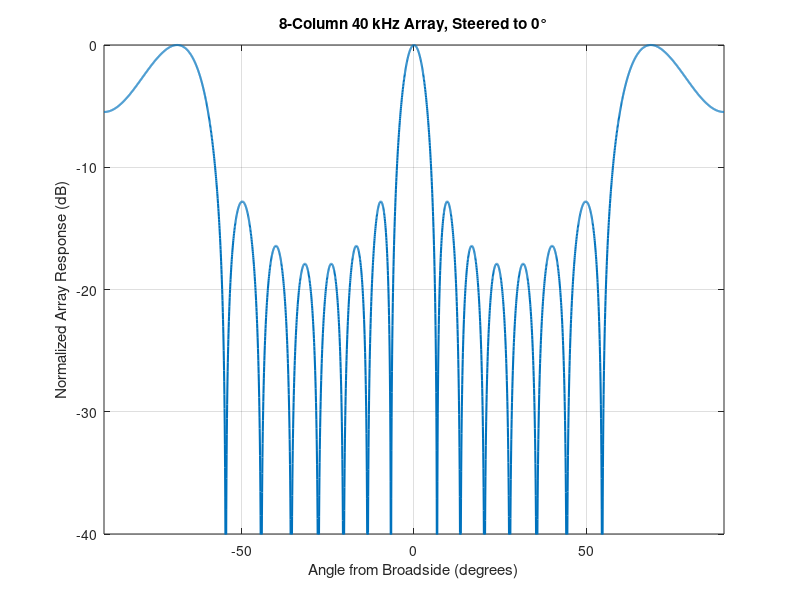

Reproduce this figure in MATLAB. (Note: this script raises an error after producing the figure.)
%% Ultrasonic Beamforming Simulation
clear; close all; clc;

%% Physical parameters
c = 343;            % Speed of sound [m/s]
f0 = 40e3;          % Ultrasonic carrier [Hz]
lambda = c/f0;      % Wavelength [m]
k = 2*pi/lambda;    % Wavenumber [rad/m]

fprintf('Wavelength at 40 kHz = %.2f mm\n', lambda*1000);

%% Array parameters
N = 8;              % Number of independently controlled columns
d = 9.2e-3;         % Column spacing [m]

% Center the array at x = 0
x = ((0:N-1) - (N-1)/2)*d;

%% Desired steering angle
theta0_deg = 0;
theta0 = deg2rad(theta0_deg);

%% Phase required for each column
phi = -k*x*sin(theta0);

fprintf('\nColumn phases for steering to %.1f degrees:\n',theta0_deg);
disp(rad2deg(phi));

%% Observation angles
theta_deg = -90:0.05:90;
theta = deg2rad(theta_deg);

%% Calculate array factor
AF = zeros(size(theta));

for ii = 1:length(theta)

    AF(ii) = sum(exp(1j*( ...
        k*x*sin(theta(ii)) + phi)));

end

%% Normalize
AF_mag = abs(AF);
AF_mag = AF_mag/max(AF_mag);

AF_dB = 20*log10(AF_mag + eps);

%% Plot
figure;
plot(theta_deg,AF_dB,'LineWidth',1.5);

xlabel('Angle from Broadside (degrees)');
ylabel('Normalized Array Response (dB)');
title(sprintf('%d-Column 40 kHz Array, Steered to %d°', ...
    N,theta0_deg));

grid on;
ylim([-40 0]);
xlim([-90 90]);

yline(-6,'--','-6 dB Beam Boundary');
xline(theta0_deg,'--','Desired Steering Angle');
